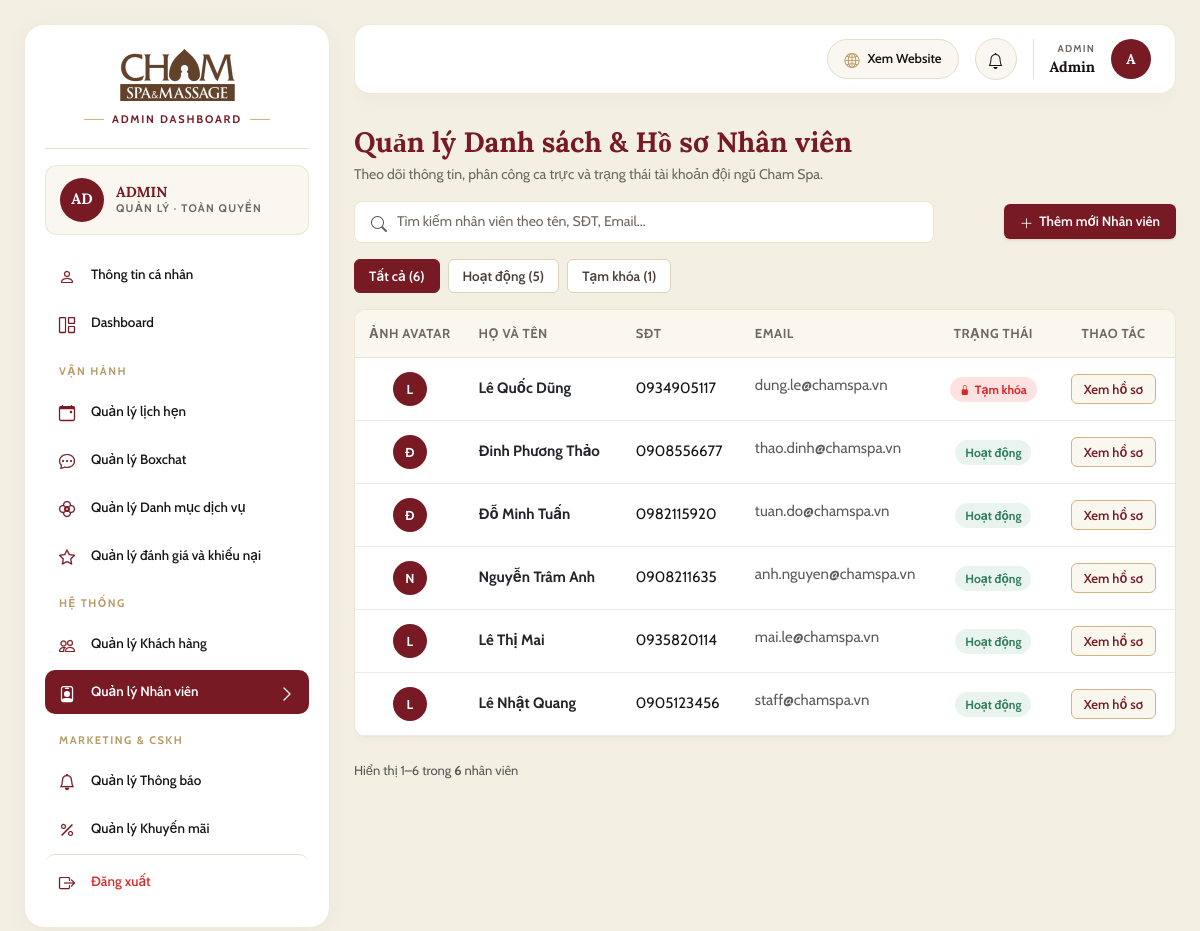
Screenshot of /accounts/admin/staff/ (signed in) with the database file from the repository.
### core/models.py (models this page shows, shortened)
class User(AbstractUser):
    name = models.CharField(max_length=255, verbose_name="Họ và tên")
    email = models.EmailField(max_length=255, unique=True, verbose_name="Địa chỉ Email")
    phone = models.CharField(max_length=20, unique=True, verbose_name="Số điện thoại (Unique)")
    is_active = models.BooleanField(default=True, verbose_name="Trạng thái tài khoản (True=Hoạt động, False=Đã khóa)")
    updated_at = models.DateTimeField(auto_now=True, verbose_name="Thời điểm cập nhật gần nhất")
    class Meta:
        db_table = "chamspa_user"
        verbose_name = "Người dùng"
        verbose_name_plural = "MOD-05: 1. Người dùng (Users)"

### accounts/views.py (the view, shortened to what this page needs)
# urls.py: path('admin/staff/', views.admin_staff_list_view, name='admin_staff_list'),
@login_required
def admin_staff_list_view(request):
    if not request.user.is_superuser:
        messages.error(request, "Chỉ Quản trị viên (Admin) mới có quyền truy cập trang quản lý nhân sự.")
        return redirect('dashboard:staff')
    base_qs = User.objects.filter(is_staff=True).exclude(is_superuser=True)
    total_staff_all = base_qs.count()
    active_count = base_qs.filter(is_active=True).count()
    locked_count = base_qs.filter(is_active=False).count()
    qs = base_qs.select_related('profile').order_by('-id')
    search_query = request.GET.get('search', '').strip()
    status_filter = request.GET.get('status', 'all').strip()
    if status_filter == 'active':
        qs = qs.filter(is_active=True)
    elif status_filter == 'locked':
        qs = qs.filter(is_active=False)
    else:
        status_filter = 'all'
    filtered_count = qs.count()
    paginator = Paginator(qs, 7)
    page_number = request.GET.get('page', 1)
    page_obj = paginator.get_page(page_number)
    for s in page_obj:
        s.staff_code = f"#NV{s.id:03d}"
        s.initials = get_staff_initials(s.name)
        s.position = 'Staff'
        s.work_status = 'Hoạt động' if s.is_active else 'Tạm khóa'
    context = {
        'page_obj': page_obj,
        'search_query': search_query,
        'current_status': status_filter,
        'total_count': total_staff_all,
        'active_count': active_count,
        'locked_count': locked_count,
        'filtered_count': filtered_count,
        'next_code': f"#NV{(User.objects.filter(is_staff=True).count() + 1):03d}"
    }
    return render(request, 'accounts/admin_staff_list.html', context)

### accounts/views.py (called while the page is built)
def get_staff_initials(name):
    if not name:
        return 'NV'
    import re
    clean_name = re.sub(r'\(.*?\)', '', name).strip()
    clean_name = re.sub(r'[^a-zA-ZÀ-ỹ\s]', '', clean_name).strip()
    parts = clean_name.split()
    if not parts:
        return 'NV'
    if len(parts) >= 3:
        if parts[0].upper() == 'LÊ' and parts[-1].upper() == 'MAI':
            return 'LM'
        return (parts[-2][0] + parts[-1][0]).upper()
    elif len(parts) == 2:
        return (parts[0][0] + parts[1][0]).upper()
    return clean_name[:2].upper()

### templates/accounts/admin_staff_list.html (shortened to what this page needs)
{% extends "layouts/admin_layout.html" %}
{% load static %}
{% block body_class %}page-accounts-admin-staff-list{% endblock %}
{% block admin_content %}
<div class="staff-admin-page py-2">
    <div class="mb-3">
        <h1 class="page-title-staff">Quản lý Danh sách & Hồ sơ Nhân viên</h1>
        <p class="page-subtitle-staff mb-0">Theo dõi thông tin, phân công ca trực và trạng thái tài khoản đội ngũ Cham Spa.</p>
    </div>
    <div class="d-flex justify-content-between align-items-center mb-3 flex-wrap gap-3">
        <form method="GET" action="{% url 'accounts:admin_staff_list' %}" class="d-flex align-items-center flex-grow-1" style="max-width: 580px;">
            <div class="staff-search-box d-flex align-items-center px-3 py-2 w-100">
                <i class="bi bi-search text-muted me-2"></i>
                <input type="text" name="search" class="staff-search-input" placeholder="Tìm kiếm nhân viên theo tên, SĐT, Email..." value="{{ search_query }}">
            </div>
        </form>
        <button type="button" class="btn-add-staff" data-bs-toggle="modal" data-bs-target="#addStaffModal">
            <i class="bi bi-plus-lg"></i> Thêm mới Nhân viên
        </button>
    </div>
    <div class="d-flex align-items-center gap-2 mb-3 flex-wrap">
        <a href="{% url 'accounts:admin_staff_list' %}{% if search_query %}?search={{ search_query }}{% endif %}"
           class="filter-tab-pill {% if current_status == 'all' %}active{% endif %}">
            Tất cả ({{ total_count }})
        </a>
        <a href="{% url 'accounts:admin_staff_list' %}?status=active{% if search_query %}&search={{ search_query }}{% endif %}"
           class="filter-tab-pill {% if current_status == 'active' %}active{% endif %}">
            Hoạt động ({{ active_count }})
        </a>
        <a href="{% url 'accounts:admin_staff_list' %}?status=locked{% if search_query %}&search={{ search_query }}{% endif %}"
           class="filter-tab-pill {% if current_status == 'locked' %}active{% endif %}">
            Tạm khóa ({{ locked_count }})
        </a>
    </div>
    <div class="table-container-card mb-3">
        <div class="table-responsive">
            <table class="custom-staff-table">
                <thead>
                    <tr>
                        <th style="width: 90px; text-align: center;">Ảnh Avatar</th>
                        <th style="width: 250px;">Họ và tên</th>
                        <th style="width: 170px;">SĐT</th>
                        <th style="width: 260px;">Email</th>
                        <th style="width: 140px; text-align: center;">Trạng thái</th>
                        <th style="width: 240px; text-align: center;">Thao tác</th>
                    </tr>
                </thead>
                <tbody>
                    {% for s in page_obj %}
                    <tr>
                        <td style="text-align: center;">
                            <div class="staff-avatar-pill mx-auto">
                                {{ s.name|default:s.username|make_list|first|upper }}
                            </div>
                        </td>
                        <td>
                            <span class="fw-bold text-dark d-block text-truncate" style="max-width: 250px;">
                                {{ s.name }}
                            </span>
                        </td>
                        <td>
                            <span class="text-nowrap">{{ s.phone|default:"Chưa có" }}</span>
                        </td>
                        <td>
                            <span class="text-muted text-truncate d-inline-block" style="max-width: 260px;">
                                {{ s.email|default:"Chưa cập nhật" }}
                            </span>
                        </td>
                        <td style="text-align: center;">
                            {% if s.work_status == 'Hoạt động' %}
                                <span class="badge-status-active">
                                    Hoạt động
                                </span>
                            {% else %}
                                <span class="badge-status-locked">
                                    <i class="bi bi-lock-fill" style="font-size: 10px;"></i> Tạm khóa
                                </span>
                            {% endif %}
                        </td>
                        <td style="text-align: center;">
                            <button type="button" class="btn-cham-view-link btn-view-staff"
                                    title="Xem chi tiết nhân viên"
                                    data-id="{{ s.id }}"
                                    data-code="{{ s.staff_code }}"
                                    data-name="{{ s.name }}"
                                    data-phone="{{ s.phone }}"
                                    data-email="{{ s.email }}"
                                    data-status="{{ s.work_status }}"
                                    data-active="{{ s.is_active|yesno:'true,false' }}"
                                    data-gender="{{ s.profile.gender|default:'Nữ' }}"
                                    data-birthday="{{ s.profile.birthday|date:'Y-m-d'|default:'' }}"
                                    data-birthday-display="{{ s.profile.birthday|date:'d/m/Y'|default:'Chưa cập nhật' }}"
                                    data-joined="{{ s.date_joined|date:'d/m/Y' }}">
                                Xem hồ sơ
                            </button>
                        </td>
                    </tr>
                    {% endfor %}
                </tbody>
            </table>
        </div>
    </div>
    <div class="d-flex justify-content-between align-items-center flex-wrap gap-2 pt-2">
        <div class="text-muted" style="font-size: 13px;">
            {% if page_obj.paginator.count > 0 %}
                Hiển thị {{ page_obj.start_index }}–{{ page_obj.end_index }} trong <strong>{{ page_obj.paginator.count }}</strong> nhân viên
            {% else %}
                Hiển thị 0 nhân viên
            {% endif %}
        </div>
    </div>
</div>
{% endblock admin_content %}

### templates/components/sidebar_admin.html (shortened to what this page needs)
{% load static %}
<aside class="admin-sidebar">
    <div class="sidebar-brand-lockup">
        <a href="{% url 'dashboard:admin' %}">
            <img src="{% static 'images/chamspa-logo.png' %}" alt="Cham Spa Logo">
        </a>
        <div>
            <span class="workspace-badge-label">ADMIN DASHBOARD</span>
        </div>
    </div>
    <div class="admin-identity-card">
        <div class="admin-avatar">{{ user.name|default:user.username|default:"Admin"|slice:":2"|upper }}</div>
        <div>
            <div class="admin-name">{{ user.name|default:user.username|default:"ADMIN"|upper }}</div>
            <div class="admin-role">QUẢN LÝ · TOÀN QUYỀN</div>
        </div>
    </div>
    <nav class="d-flex flex-column gap-1">
        <a href="{% url 'accounts:profile' %}" class="sidebar-nav-item {% if request.resolver_match.url_name == 'profile' %}active{% endif %}" data-nav-target="Thông tin cá nhân">
            <div class="d-flex align-items-center gap-3">
                <i class="bi bi-person fs-6"></i>
                <span>Thông tin cá nhân</span>
            </div>
        </a>
        <a href="{% url 'dashboard:admin' %}" class="sidebar-nav-item" data-nav-target="Dashboard">
            <div class="d-flex align-items-center gap-3">
                <i class="bi bi-grid-1x2 fs-6"></i>
                <span>Dashboard</span>
            </div>
        </a>
        <div class="sidebar-category-label">VẬN HÀNH</div>
        <a href="{% url 'appointment:admin_appointments' %}" class="sidebar-nav-item " data-nav-target="Quản lý lịch hẹn">
            <div class="d-flex align-items-center gap-3">
                <i class="bi bi-calendar-event fs-6"></i>
                <span>Quản lý lịch hẹn</span>
            </div>
        </a>
        {% if request.user.is_superuser %}
        <a href="{% url 'chatbox:admin_monitor' %}" class="sidebar-nav-item {% if request.resolver_match.app_name == 'chatbox' %}active{% endif %}" data-nav-target="Quản lý Boxchat">
            <div class="d-flex align-items-center gap-3">
                <i class="bi bi-chat-dots fs-6"></i>
                <span>Quản lý Boxchat</span>
            </div>
        </a>
        {% endif %}
        <a href="{% url 'services:service_admin' %}" class="sidebar-nav-item" data-nav-target="Quản lý Danh mục dịch vụ">
            <div class="d-flex align-items-center gap-3">
                <i class="bi bi-flower2 fs-6"></i>
                <span>Quản lý Danh mục dịch vụ</span>
            </div>
        </a>
        <a href="{% url 'feedbacks:admin_management' %}" class="sidebar-nav-item {% if request.resolver_match.app_name == 'feedbacks' %}active{% endif %}" data-nav-target="Quản lý đánh giá và khiếu nại">
            <div class="d-flex align-items-center gap-3">
                <i class="bi bi-star fs-6"></i>
                <span>Quản lý đánh giá và khiếu nại</span>
            </div>
        </a>
        <div class="sidebar-category-label">HỆ THỐNG</div>
        <a href="{% url 'accounts:admin_customer_list' %}" class="sidebar-nav-item {% if 'admin_customer' in request.resolver_match.url_name %}active{% endif %}" data-nav-target="Quản lý Khách hàng">
            <div class="d-flex align-items-center gap-3">
                <i class="bi bi-people fs-6"></i>
                <span>Quản lý Khách hàng</span>
            </div>
        </a>
        {% if request.user.is_superuser %}
        <a href="{% url 'accounts:admin_staff_list' %}" class="sidebar-nav-item {% if 'admin_staff' in request.resolver_match.url_name %}active{% endif %}" data-nav-target="Quản lý Nhân viên">
            <div class="d-flex align-items-center gap-3">
                <i class="bi bi-person-badge fs-6"></i>
                <span>Quản lý Nhân viên</span>
            </div>
            <i class="bi bi-chevron-right sidebar-chevron"></i>
        </a>
        {% endif %}
        <div class="sidebar-category-label">MARKETING & CSKH</div>
        <a href="{% url 'marketing:admin_notifications' %}" class="sidebar-nav-item " data-nav-target="Quản lý Thông báo">
            <div class="d-flex align-items-center gap-3">
                <i class="bi bi-bell fs-6"></i>
                <span>Quản lý Thông báo</span>
            </div>
        </a>
        <a href="{% url 'marketing:admin_promotions' %}" class="sidebar-nav-item " data-nav-target="Quản lý Khuyến mãi">
            <div class="d-flex align-items-center gap-3">
                <i class="bi bi-percent fs-6"></i>
                <span>Quản lý Khuyến mãi</span>
            </div>
        </a>
        <a href="{% url 'accounts:logout' %}" class="sidebar-nav-item sidebar-logout-item">
            <div class="d-flex align-items-center gap-3">
                <i class="bi bi-box-arrow-right fs-6"></i>
                <span>Đăng xuất</span>
            </div>
        </a>
    </nav>
</aside>

### templates/components/topbar_workspace.html (shortened to what this page needs)
{% load static %}
<header class="workspace-topbar">
    <div class="d-flex align-items-center gap-3 ms-auto">
        <a href="{% url 'home' %}" class="btn-workspace-view-web text-decoration-none" title="Xem giao diện Website khách hàng">
            <i class="bi bi-globe2"></i>
            <span>Xem Website</span>
        </a>
        <div class="cham-notif-dropdown-wrapper position-relative">
            <button class="workspace-bell-btn" type="button" title="Thông báo hệ thống" aria-label="Thông báo" id="workspaceBellBtn">
                <i class="bi bi-bell"></i>
            </button>
        </div>
        <div class="profile-dropdown-container">
            <div class="d-flex align-items-center gap-3 ps-3 border-start" style="cursor: pointer;" title="Tài khoản cá nhân & Phân quyền">
                <div class="text-end d-none d-sm-block">
                    <div style="font-size: 10px; font-weight: 700; letter-spacing: 1.2px; color: var(--cham-muted); text-transform: uppercase;">
                        {% if user.is_superuser %}ADMIN{% elif user.is_staff %}STAFF{% else %}CUSTOMER{% endif %}
                    </div>
                    <div style="font-family: var(--font-serif); font-size: 14.5px; font-weight: 700; color: var(--cham-dark);">
                        {{ user.name|default:user.username|default:"Tài khoản" }}
                    </div>
                </div>
                <div class="admin-avatar" style="width: 40px; height: 40px; font-size: 14px;">
                    {{ user.name|default:user.username|default:"U"|make_list|first|upper }}
                </div>
            </div>
        </div>
    </div>
</header>

### rows the page displays
User: name "AD", name "ADMIN", name "Admin", name|make_list "A"
User: name|make_list "L", name "Lê Quốc Dũng", phone "0934905117", email "dung.le@chamspa.vn", shows "Tạm khóa"
User: name|make_list "Đ", name "Đinh Phương Thảo", phone "0908556677", email "thao.dinh@chamspa.vn", shows "Hoạt động"
User: name|make_list "Đ", name "Đỗ Minh Tuấn", phone "0982115920", email "tuan.do@chamspa.vn", shows "Hoạt động"
User: name|make_list "N", name "Nguyễn Trâm Anh", phone "0908211635", email "anh.nguyen@chamspa.vn", shows "Hoạt động"
User: name|make_list "L", name "Lê Thị Mai", phone "0935820114", email "mai.le@chamspa.vn", shows "Hoạt động"
User: name|make_list "L", name "Lê Nhật Quang", phone "0905123456", email "staff@chamspa.vn", shows "Hoạt động"

### other values shown
{{ total_count }} "6"
{{ active_count }} "5"
{{ locked_count }} "1"
{{ page_obj.start_index }} "1"
{{ page_obj.end_index }} "6"
{{ page_obj.paginator.count }} "6"
